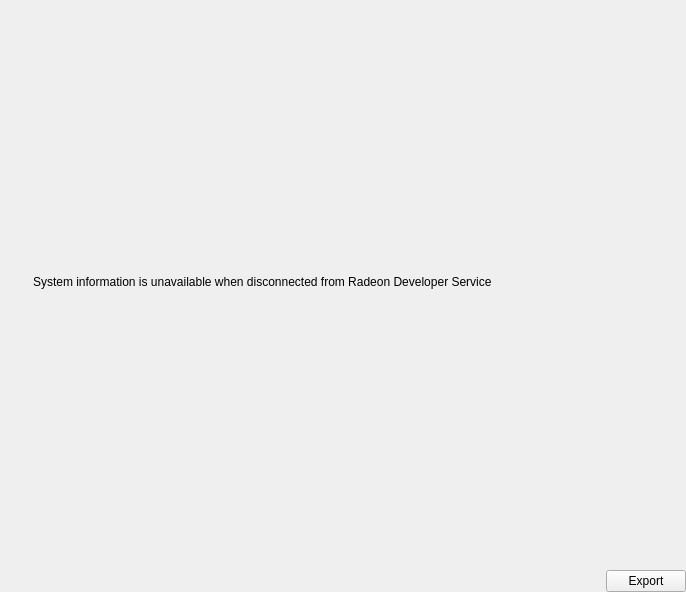
<?xml version="1.0" encoding="UTF-8"?>
<ui version="4.0">
 <class>SystemInfoWidget</class>
 <widget class="QWidget" name="SystemInfoWidget">
  <property name="geometry">
   <rect>
    <x>0</x>
    <y>0</y>
    <width>686</width>
    <height>592</height>
   </rect>
  </property>
  <property name="windowTitle">
   <string>System Info</string>
  </property>
  <layout class="QVBoxLayout" name="verticalLayout_2">
   <property name="leftMargin">
    <number>0</number>
   </property>
   <property name="topMargin">
    <number>0</number>
   </property>
   <property name="rightMargin">
    <number>0</number>
   </property>
   <property name="bottomMargin">
    <number>0</number>
   </property>
   <item>
    <layout class="QVBoxLayout" name="verticalLayout">
     <item>
      <widget class="QStackedWidget" name="stacked_widget">
       <property name="currentIndex">
        <number>1</number>
       </property>
       <widget class="QWidget" name="page">
        <layout class="QVBoxLayout" name="verticalLayout_3">
         <property name="leftMargin">
          <number>0</number>
         </property>
         <property name="topMargin">
          <number>0</number>
         </property>
         <property name="rightMargin">
          <number>0</number>
         </property>
         <property name="bottomMargin">
          <number>0</number>
         </property>
         <item>
          <widget class="QScrollArea" name="scrollArea">
           <property name="widgetResizable">
            <bool>true</bool>
           </property>
           <widget class="QWidget" name="scrollAreaWidgetContents">
            <property name="geometry">
             <rect>
              <x>0</x>
              <y>0</y>
              <width>682</width>
              <height>556</height>
             </rect>
            </property>
           </widget>
          </widget>
         </item>
        </layout>
       </widget>
       <widget class="QWidget" name="disconnected_page">
        <layout class="QHBoxLayout" name="horizontalLayout_2">
         <item>
          <spacer name="horizontalSpacer_2">
           <property name="orientation">
            <enum>Qt::Orientation::Horizontal</enum>
           </property>
           <property name="sizeHint" stdset="0">
            <size>
             <width>40</width>
             <height>20</height>
            </size>
           </property>
          </spacer>
         </item>
         <item>
          <widget class="QLabel" name="label">
           <property name="text">
            <string>System information is unavailable when disconnected from Radeon Developer Service                                                </string>
           </property>
          </widget>
         </item>
         <item>
          <spacer name="horizontalSpacer_3">
           <property name="orientation">
            <enum>Qt::Orientation::Horizontal</enum>
           </property>
           <property name="sizeHint" stdset="0">
            <size>
             <width>40</width>
             <height>20</height>
            </size>
           </property>
          </spacer>
         </item>
        </layout>
       </widget>
      </widget>
     </item>
     <item>
      <layout class="QHBoxLayout" name="horizontalLayout">
       <item>
        <spacer name="horizontalSpacer">
         <property name="orientation">
          <enum>Qt::Orientation::Horizontal</enum>
         </property>
         <property name="sizeHint" stdset="0">
          <size>
           <width>348</width>
           <height>20</height>
          </size>
         </property>
        </spacer>
       </item>
       <item>
        <widget class="QPushButton" name="export_button">
         <property name="text">
          <string>Export</string>
         </property>
        </widget>
       </item>
      </layout>
     </item>
    </layout>
   </item>
  </layout>
 </widget>
 <resources/>
 <connections/>
</ui>
